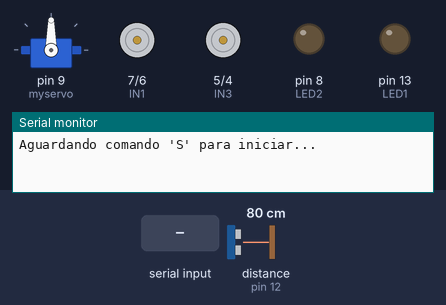
Bench run of a sketch on a simulated Arduino Uno, built with avr-gcc and run on an emulated ATmega328P. Shown: servo, motor-driver pin pairs drawn as motors (green arrow = first pin HIGH = forward, orange = second pin HIGH = backward, longer = more drive, scaled by the enable pin), output pins drawn as LEDs (lit = HIGH), the last lines printed to the serial monitor. The inputs (shaded band) are chosen by the test bench; at power-on: distance to the obstacle (sensor on pin 12) 80 cm. The echo pulse lasts 58.3 µs per cm; pins used as bus, display or sensor lines are not drawn.

Above: at 1.2 s.
1.3 s: "S" received over Serial
At 2.45 s:
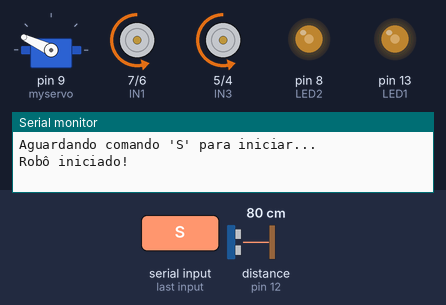
4.3 s: distance to the obstacle (sensor on pin 12) set to 2 cm
At 5.4 s:
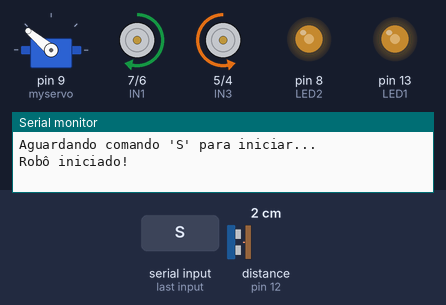
7.3 s: "P" received over Serial
At 8.0 s:
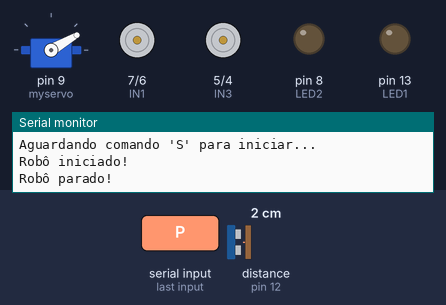
8.8 s: "1" received over Serial
At 9.9 s:
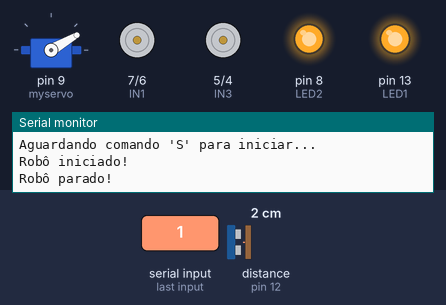
10.3 s: "S" received over Serial
At 11.1 s:
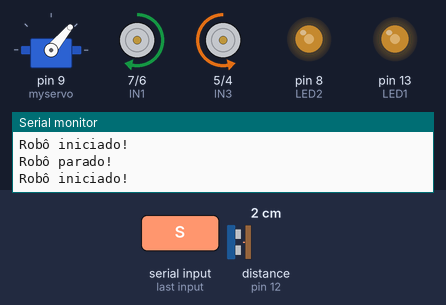
13.3 s: distance to the obstacle (sensor on pin 12) set to 250 cm
At 14.24 s:
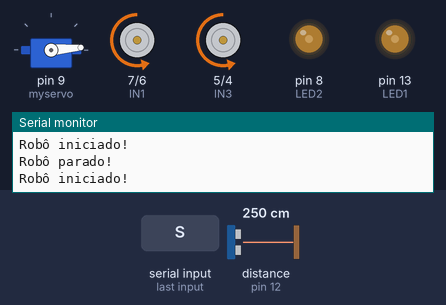
Timing chart, 0 to 20.1 s (numbered marks = the images above; inputs shaded):
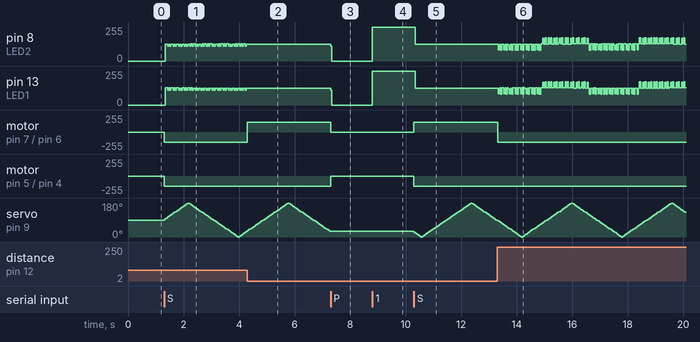

Measured:
- after the input at 1.3 s, motor on pin 7 (IN1) / pin 6 (IN2), motor on pin 5 (IN3) / pin 4 (IN4): stopped → backward 150/255 at once
- after the input at 4.3 s, pin 8 (LED2), pin 13 (LED1): stops changing and stays 127/255; motor on pin 7 (IN1) / pin 6 (IN2): backward 150/255 → forward 150/255 at once
- after the input at 7.3 s, pin 8 (LED2), pin 13 (LED1): 127/255 → 0/255 at once; motor on pin 7 (IN1) / pin 6 (IN2): forward 150/255 → stopped at once; motor on pin 5 (IN3) / pin 4 (IN4): backward 150/255 → stopped at once; servo on pin 9 (myservo): stops changing and stays 30°
- after the input at 8.8 s, pin 8 (LED2), pin 13 (LED1): 0/255 → 255/255 at once
- after the input at 10.3 s, pin 8 (LED2), pin 13 (LED1): 255/255 → 127/255 at once; motor on pin 7 (IN1) / pin 6 (IN2): stopped → forward 150/255 at once; motor on pin 5 (IN3) / pin 4 (IN4): stopped → backward 150/255 at once
- after the input at 13.3 s, motor on pin 7 (IN1) / pin 6 (IN2): forward 150/255 → backward 150/255 at once
- by itself, servo on pin 9 (myservo): rises from 30° to 180° in 1.5 s, then falls to 30° in 1.5 s

The sketch:

Pratica_RoboCarrinho.ino
```cpp
#include <Servo.h>

// Definição dos pinos dos motores
#define IN1 7
#define IN2 6
#define IN3 5
#define IN4 4

// Pinos do sensor ultrassônico
#define TRIG 3
#define ECHO 12

// Pinos dos LEDs
#define LED1 13
#define LED2 8

// Pinos para controle de velocidade dos motores
#define ENA 10
#define ENB 11

Servo myservo;
float distance;
long duration;

unsigned long previousMillis = 0;
unsigned long ultimoMovServo = 0;
const long intervaloUltrassonico = 100;  // Intervalo para leitura do sensor
const long intervaloServo = 50;  // Intervalo para movimento do servo
int pos = 90;  // Posição inicial do servo no centro
bool increasing = true;  // Controle do movimento do servo
char cha = 0;  // Variável para comandos seriais
bool roboAtivo = false;  // Estado do robô (parado ou em movimento)

void setup() {
  Serial.begin(9600);

  pinMode(IN1, OUTPUT);
  pinMode(IN2, OUTPUT);
  pinMode(IN3, OUTPUT);
  pinMode(IN4, OUTPUT);
  pinMode(ENA, OUTPUT);
  pinMode(ENB, OUTPUT);

  pinMode(TRIG, OUTPUT);
  pinMode(ECHO, INPUT);

  pinMode(LED1, OUTPUT);
  pinMode(LED2, OUTPUT);

  myservo.attach(9);  // Pino do servo

  // Configuração da velocidade inicial dos motores
  analogWrite(ENA, 150);
  analogWrite(ENB, 150);

  Serial.println("Aguardando comando 'S' para iniciar...");
}

float lerDistancia() {
  digitalWrite(TRIG, LOW);
  delayMicroseconds(2);
  digitalWrite(TRIG, HIGH);
  delayMicroseconds(10);
  digitalWrite(TRIG, LOW);

  duration = pulseIn(ECHO, HIGH, 30000);  // Timeout de 30ms
  distance = duration * 0.034 / 2;

  return distance;
}

void moverRobo(float dist) {
  if (dist < 25) {
    // Obstáculo detectado -> girar para a direita
    digitalWrite(IN1, HIGH);
    digitalWrite(IN2, LOW);
    digitalWrite(IN3, LOW);
    digitalWrite(IN4, HIGH);
  } else {
    // Nenhum obstáculo -> seguir em frente
    digitalWrite(IN1, LOW);
    digitalWrite(IN2, HIGH);
    digitalWrite(IN3, LOW);
    digitalWrite(IN4, HIGH);
  }
}

void pararRobo() {
  digitalWrite(IN1, LOW);
  digitalWrite(IN2, LOW);
  digitalWrite(IN3, LOW);
  digitalWrite(IN4, LOW);
  digitalWrite(LED1, LOW);
  digitalWrite(LED2, LOW);
}

void loop() {
  // Leitura do comando serial
  if (Serial.available() > 0) {
    cha = Serial.read();

    if (cha == 'S') {
      roboAtivo = true;
      Serial.println("Robô iniciado!");
    } else if (cha == 'P') {
      roboAtivo = false;
      pararRobo();
      Serial.println("Robô parado!");
    } else if (cha == '1') {
      digitalWrite(LED1, HIGH);
      digitalWrite(LED2, HIGH);
    } else if (cha == '2') {
      digitalWrite(LED1, LOW);
      digitalWrite(LED2, LOW);
    }
  }

  // Se o robô estiver ativo, executar as funções
  if (roboAtivo) {
    // Leitura do sensor ultrassônico
    if (millis() - previousMillis >= intervaloUltrassonico) {
      previousMillis = millis();
      distance = lerDistancia();
      moverRobo(distance);
    }

    // Movimento do servo motor
    if (millis() - ultimoMovServo >= intervaloServo) {
      ultimoMovServo = millis();

      if (increasing) {
        pos += 5;
        if (pos >= 180) {
          increasing = false;
        }
      } else {
        pos -= 5;
        if (pos <= 0) {
          increasing = true;
        }
      }
      myservo.write(pos);
    }

    // Pisca os LEDs para indicar que está em movimento
    digitalWrite(LED1, !digitalRead(LED1));
    digitalWrite(LED2, !digitalRead(LED2));
  }
}
```
